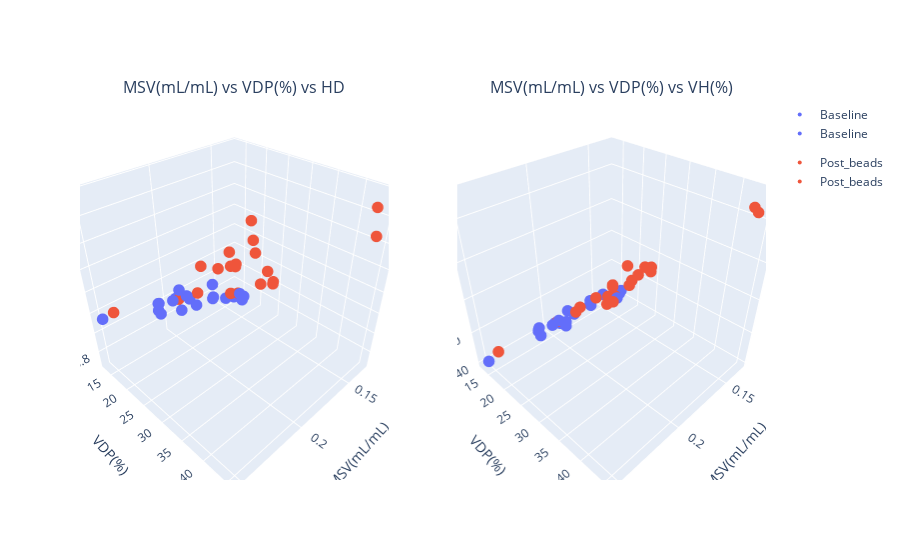

Here is the notebook cell this chart was saved with:
### Markdown cell above
# Rat Sterile beads

### Code cell
corr_3D(df_rat_bead_combine_hd, bead_hd_labels, ['MSV(mL/mL)','VDP(%)','HD'], ['MSV(mL/mL)','VDP(%)','VH(%)'])

### Figure 1 — Plotly figure (JSON) as saved in the notebook; plotly's stock layout.template omitted (floating-point values rounded to 4 significant figures)
{"data": [{"hovertemplate": "color=Baseline<br>MSV(mL/mL)=%{x}<br>VDP(%)=%{y}<br>HD=%{z}<extra></extra>", "legendgroup": "Baseline", "marker": {"color": "#636efa", "size": 4, "symbol": "circle"}, "mode": "markers", "name": "Baseline", "scene": "scene", "showlegend": true, "type": "scatter3d", "x": [0.2, 0.2, 0.18, 0.17, 0.16, 0.14, 0.18, 0.2, 0.2, 0.209, 0.204, 0.19, 0.208, 0.145, 0.141, 0.158, 0.167, 0.212, 0.182, 0.252, 0.21], "y": [15.8, 19.2, 15.2, 17.3, 22, 17.9, 20.2, 17.1, 19.3, 13.8, 16.4, 13.8, 13, 13.8, 17.7, 19.8, 16.2, 14.8, 13.8, 14, 14.5], "z": [1.073, 1.181, 0.857, 0.9326, 1.017, 0.7639, 1.196, 1.192, 1.182, 1.031, 1.091, 0.8304, 0.9282, 0.677, 0.7246, 0.9181, 0.8705, 1.074, 0.9062, 1.168, 0.943]}, {"hovertemplate": "color=Post_beads<br>MSV(mL/mL)=%{x}<br>VDP(%)=%{y}<br>HD=%{z}<extra></extra>", "legendgroup": "Post_beads", "marker": {"color": "#EF553B", "size": 4, "symbol": "circle"}, "mode": "markers", "name": "Post_beads", "scene": "scene", "showlegend": true, "type": "scatter3d", "x": [0.2, 0.19, 0.17, 0.17, 0.16, 0.14, 0.17, 0.19, 0.18, 0.201, 0.188, 0.15, 0.199, 0.132, 0.139, 0.147, 0.16, 0.186, 0.138, 0.243, 0.188], "y": [30.3, 27.8, 28.2, 23.5, 21.5, 25.7, 23.5, 29, 30.1, 23.9, 18.4, 45.5, 16.4, 24, 22.3, 25.8, 19.5, 31.1, 44.6, 13.5, 24.2], "z": [1.808, 1.589, 1.606, 1.406, 1.011, 1.085, 1.387, 1.631, 1.799, 1.57, 1.117, 2.163, 1.075, 1.023, 1.001, 1.258, 0.9624, 1.996, 1.885, 1.159, 1.482]}, {"hovertemplate": "color=Baseline<br>MSV(mL/mL)=%{x}<br>VDP(%)=%{y}<br>VH(%)=%{z}<extra></extra>", "legendgroup": "Baseline", "marker": {"color": "#636efa", "size": 4, "symbol": "circle"}, "mode": "markers", "name": "Baseline", "scene": "scene2", "showlegend": true, "type": "scatter3d", "x": [0.2, 0.2, 0.18, 0.17, 0.16, 0.14, 0.18, 0.2, 0.2, 0.209, 0.204, 0.19, 0.208, 0.145, 0.141, 0.158, 0.167, 0.212, 0.182, 0.252, 0.21], "y": [15.8, 19.2, 15.2, 17.3, 22, 17.9, 20.2, 17.1, 19.3, 13.8, 16.4, 13.8, 13, 13.8, 17.7, 19.8, 16.2, 14.8, 13.8, 14, 14.5], "z": [47.7, 51.35, 44.54, 49.89, 57.89, 49.52, 61.38, 51.64, 54.22, 44.95, 48.98, 39.89, 40.72, 42.85, 47.54, 53.12, 48.18, 46.75, 45.52, 42.6, 41.13]}, {"hovertemplate": "color=Post_beads<br>MSV(mL/mL)=%{x}<br>VDP(%)=%{y}<br>VH(%)=%{z}<extra></extra>", "legendgroup": "Post_beads", "marker": {"color": "#EF553B", "size": 4, "symbol": "circle"}, "mode": "markers", "name": "Post_beads", "scene": "scene2", "showlegend": true, "type": "scatter3d", "x": [0.2, 0.19, 0.17, 0.17, 0.16, 0.14, 0.17, 0.19, 0.18, 0.201, 0.188, 0.15, 0.199, 0.132, 0.139, 0.147, 0.16, 0.186, 0.138, 0.243, 0.188], "y": [30.3, 27.8, 28.2, 23.5, 21.5, 25.7, 23.5, 29, 30.1, 23.9, 18.4, 45.5, 16.4, 24, 22.3, 25.8, 19.5, 31.1, 44.6, 13.5, 24.2], "z": [82.34, 76.13, 81.49, 72.33, 58.4, 72.94, 71.43, 77.71, 84.97, 71.28, 54.35, 131.2, 49.53, 70.86, 66.04, 78.32, 55.36, 98.96, 125.2, 43.77, 72.26]}], "layout": {"annotations": [{"font": {"size": 16}, "showarrow": false, "text": "MSV(mL/mL) vs VDP(%) vs HD", "x": 0.225, "xanchor": "center", "xref": "paper", "y": 1, "yanchor": "bottom", "yref": "paper"}, {"font": {"size": 16}, "showarrow": false, "text": "MSV(mL/mL) vs VDP(%) vs VH(%)", "x": 0.775, "xanchor": "center", "xref": "paper", "y": 1, "yanchor": "bottom", "yref": "paper"}], "scene": {"aspectmode": "cube", "domain": {"x": [0, 0.45], "y": [0, 1]}, "xaxis": {"title": {"text": "MSV(mL/mL)"}}, "yaxis": {"title": {"text": "VDP(%)"}}, "zaxis": {"title": {"text": "HD"}}}, "scene2": {"domain": {"x": [0.55, 1], "y": [0, 1]}, "xaxis": {"title": {"text": "MSV(mL/mL)"}}, "yaxis": {"title": {"text": "VDP(%)"}}, "zaxis": {"title": {"text": "VH(%)"}}}}}
